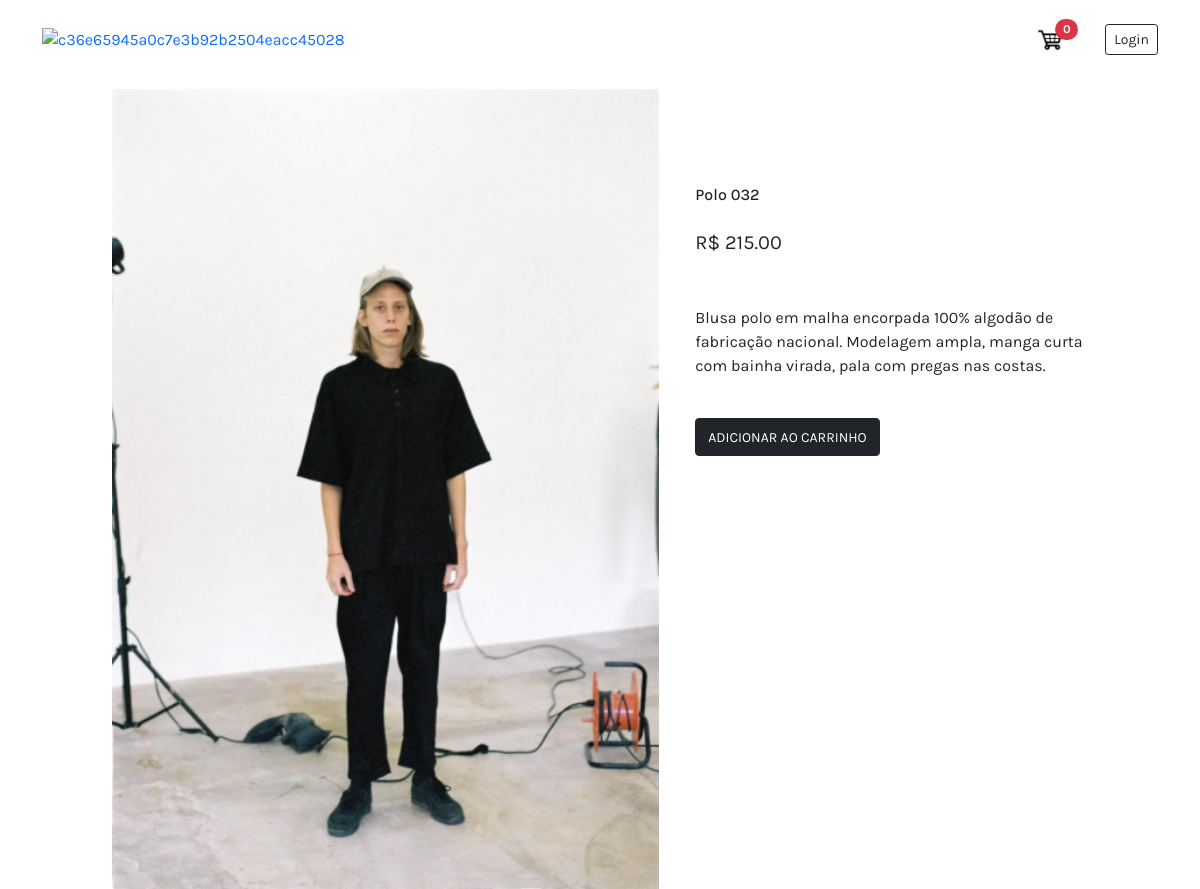
The app's page /product/3 with its own data.
### store/models.py (models this page shows, shortened)
class Product(models.Model):
    product_code = models.CharField(max_length=5, unique=True)
    name = models.CharField(max_length=30, null=False)
    price = models.DecimalField(max_digits=7,decimal_places=2)
    image = models.ImageField(null=True, blank=True)
    description = models.TextField(null=True, blank=True, max_length=200)

### store/views.py (the view)
# urls.py: path('product/<str:pk>', views.product, name='product'),
def product(request, pk):
    product = Product.objects.get(id=pk)
    if request.user.is_authenticated:
        customer = request.user.customer
        order, created = Order.objects.get_or_create(customer=customer, complete=False)
        item = OrderItem.objects.get_or_create(order=order, product=product)[0]
        quantity = item.quantity
        cartItems = order.get_cart_items
    else:
        cookieData = cookieCart(request)
        cartItems = cookieData['cartItems']
        order = cookieData['order']
        quantity = ''
        try:
            for i in cookieData['items']:
                if i['product'] == product:
                    quantity = i['quantity']
        except:
            pass
    context = {
        'product': product,
        'order': order,
        'cartItems': cartItems,
        'quantity': quantity,
    }
    return render(request, 'store/product.html', context)

### store/utils.py (called while the page is built, shortened)
def cookieCart(request):
    try:
        cart = json.loads(request.COOKIES['cart'])
    except:
        cart = {}
    print('Cart:', cart)
    items = []
    order = {'get_cart_total':0, 'get_cart_items':0}
    cartItems = order['get_cart_items']
    return {'cartItems':cartItems, 'order':order, 'items':items}

### store/templates/store/product.html
{% extends 'store/main.html' %}
{% load static %}
{% block content %}
<div class="container mt-4" style="max-width: 1000px;">
  <div class="row">
    <div class="col-7 pe-4">
      <img class="w-100" style="max-height: 800px;" src="{{product.image.url}}" alt="">
    </div>
    <div class="col-5 mt-5">
      <h6 class="mt-5" >{{product.name}}</h6>
      <p class="fs-5 mt-4">R$ {{product.price|floatformat:2}}</p>
      <p class="mt-5" >{{product.description}}</p>
      {% if quantity > 0 %}
      <div class="d-flex">
        <img data-product="{{product.id}}" data-action="add" style="height: 20px; cursor:pointer;"
          class="my-auto chg-quantity update-cart" src="{% static  'images/plus.png' %}">
        <p class="pt-2 mx-2 fw-bold">{{quantity}}</p>
        <img data-product="{{product.id}}" data-action="remove" style="height: 20px; cursor:pointer;"
          class="my-auto chg-quantity update-cart" src="{% static  'images/minus.png' %}">
      </div>
      <a href="{% url 'cart' %}">
        <button class="mt-4 btn btn-dark text-center">
          <small>IR PARA CARRINHO</small>
        </button>
      </a>
      {% else %}
        <button class="update-cart mt-4 btn btn-dark  text-center" data-product="{{product.id}}" data-action="add" type="submit" name="buy">
          <small>ADICIONAR AO CARRINHO</small>
        </button>
      {% endif %}
    </div>
  </div>
</div>
{% endblock content %}

### store/templates/store/main.html (style rules this page uses)
* { font-family: 'Karla', sans-serif; }

### records on screen
Product: image (picture), name "Polo 032", price "215.00", description "Blusa polo em malha encorpada 100% algodão de fabricação nacional. Modelagem ampla, manga curta com bainha virada, pala com pregas nas costas."

### other values on screen
{{ cartItems }} "0"
